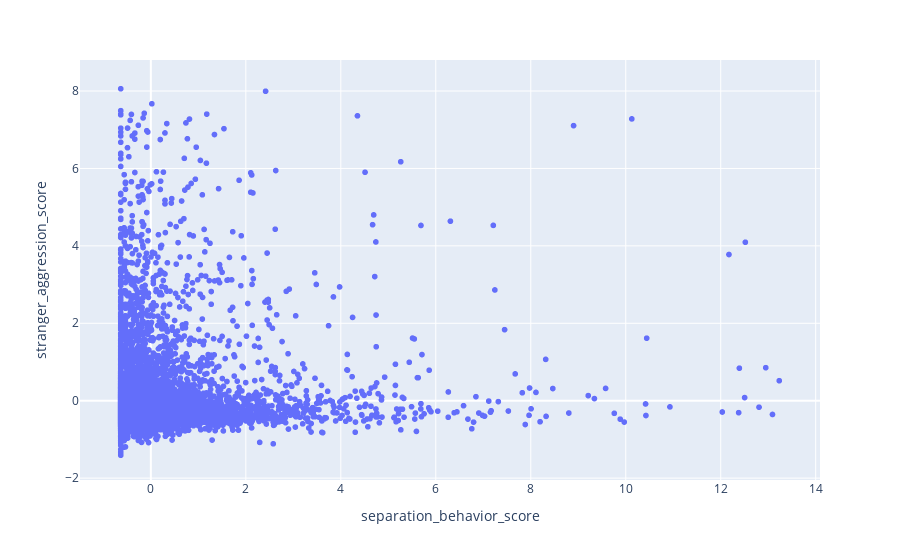

The notebook cell this image was saved under:
### Markdown cell above
## Separation anxiety vs strangers aggresivity score

### Code cell
px.scatter(dogs, x='separation_behavior_score', y='stranger_aggression_score').show()

A = pd.concat([dogs, pd.cut(dogs['separation_behavior_score'], np.linspace(-2, 5, 50)).rename('interval')], axis=1)

B = A.groupby('interval')['stranger_aggression_score'].mean()
axe = sns.barplot(B)

C = pd.concat([A, A.groupby('interval')['stranger_aggression_score'].transform('count').rename('CCC')], axis=1)
axe = sns.stripplot(C.loc[C['CCC'] < 10], x='interval', y='stranger_aggression_score', color='red', ax=axe)
axe.set_xticklabels('')
pass

### Figure 1 — Plotly figure (JSON) as saved in the notebook; plotly's stock layout.template omitted (floating-point values rounded to 4 significant figures; data arrays with more than 128 entries replaced by an {"elided": "..."} marker saying what was removed)
{"data": [{"hovertemplate": "separation_behavior_score=%{x}<br>stranger_aggression_score=%{y}<extra></extra>", "legendgroup": "", "marker": {"color": "#636efa", "symbol": "circle"}, "mode": "markers", "name": "", "showlegend": false, "type": "scattergl", "x": {"elided": "15371 float values"}, "xaxis": "x", "y": {"elided": "15371 float values"}, "yaxis": "y"}], "layout": {"legend": {"tracegroupgap": 0}, "margin": {"t": 60}, "xaxis": {"anchor": "y", "domain": [0, 1], "title": {"text": "separation_behavior_score"}}, "yaxis": {"anchor": "x", "domain": [0, 1], "title": {"text": "stranger_aggression_score"}}}}
